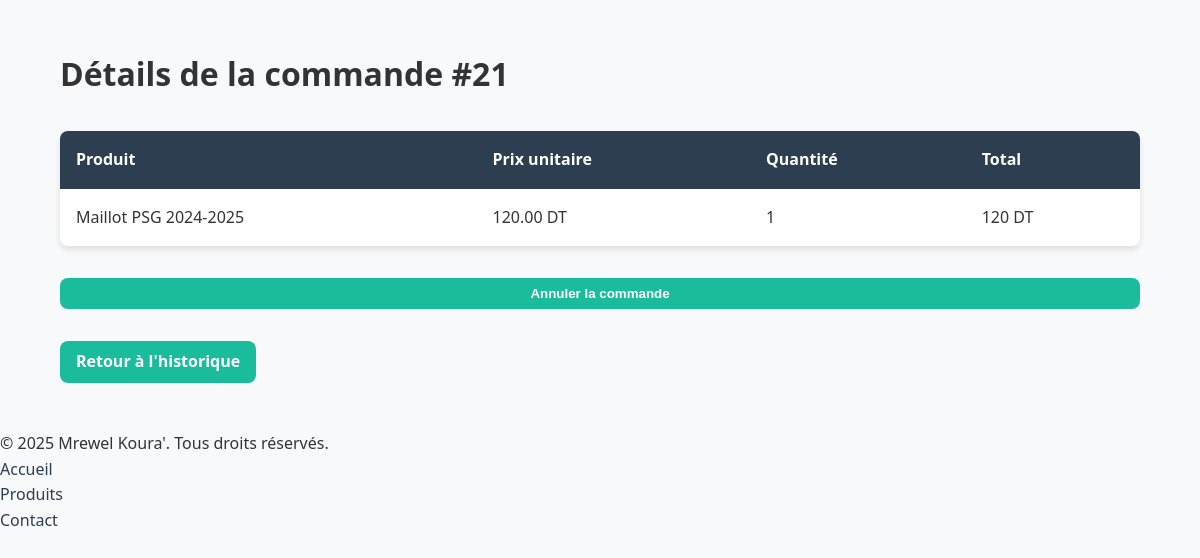
/details_commande.php?id=21 (signed in), run on the app's committed database.
### tables this page shows
CREATE TABLE `details_commande` (
  `id` int(11) NOT NULL,
  `id_commande` int(11) NOT NULL,
  `id_produit` int(11) NOT NULL,
  `quantite` int(11) NOT NULL,
  `prix_unitaire` decimal(10,2) NOT NULL
);

CREATE TABLE `produits` (
  `id` int(11) NOT NULL,
  `nom` varchar(100) NOT NULL,
  `description` text NOT NULL,
  `prix` decimal(10,2) NOT NULL,
  `image` varchar(255) NOT NULL,
  `stock` int(11) NOT NULL,
  `equipe` varchar(50) NOT NULL,
  `taille` varchar(10) NOT NULL,
  `saison` varchar(20) NOT NULL,
  `ligue` varchar(50) NOT NULL,
  `couleur` varchar(50) DEFAULT NULL,
  `type_maillot` varchar(50) DEFAULT NULL,
  `date_ajout` datetime DEFAULT current_timestamp()
);

### details_commande.php (the view, shortened to what this page needs)
<?php
include 'includes/config.php';
$commande_id = intval($_GET['id']);
$utilisateur_id = $_SESSION['utilisateur_id'];
$sql = "SELECT id, statut FROM commandes WHERE id = :commande_id AND id_utilisateur = :utilisateur_id";
$stmt = $pdo->prepare($sql);
$stmt->execute(['commande_id' => $commande_id, 'utilisateur_id' => $utilisateur_id]);
$commande = $stmt->fetch();
$sql = "SELECT produits.nom, produits.prix, details_commande.quantite
        FROM details_commande
        INNER JOIN produits ON details_commande.id_produit = produits.id
        WHERE details_commande.id_commande = :commande_id";
$stmt = $pdo->prepare($sql);
$stmt->execute(['commande_id' => $commande_id]);
$details_commande = $stmt->fetchAll();
$statut = strtolower(trim($commande['statut']));
?>
<!DOCTYPE html>
<html lang="fr">
<head>
    <link rel="stylesheet" href="assets/css/style.css">
</head>
<body>
    <main>
        <h1>Détails de la commande #<?= $commande_id ?></h1>
        <?php if (empty($details_commande)) : ?>
            <p>Aucun détail trouvé pour cette commande.</p>
        <?php else : ?>
            <table>
                <thead>
                    <tr>
                        <th>Produit</th>
                        <th>Prix unitaire</th>
                        <th>Quantité</th>
                        <th>Total</th>
                    </tr>
                </thead>
                <tbody>
                    <?php foreach ($details_commande as $detail) : ?>
                        <tr>
                            <td><?= $detail['nom'] ?></td>
                            <td><?= $detail['prix'] ?> DT</td>
                            <td><?= $detail['quantite'] ?></td>
                            <td><?= $detail['prix'] * $detail['quantite'] ?> DT</td>
                        </tr>
                    <?php endforeach; ?>
                </tbody>
            </table>
        <?php endif; ?>
        <?php if ($statut === 'en cours de traitement') : ?>
            <form action="annuler_commande.php" method="POST" style="margin-top: 20px;">
                <button type="submit" class="btn btn-danger">Annuler la commande</button>
            </form>
        <?php else : ?>
            <p>Statut de la commande : <?= ucfirst($statut) ?></p>
        <?php endif; ?>
        <a href="historique_achats.php" class="btn">Retour à l'historique</a>
    </main>
    <?php include 'includes/footer.php'; ?>
</body>
</html>

### assets/css/style.css (style rules this page uses)
:root { --primary: #2c3e50; --secondary: #1abc9c; --accent: #e74c3c; --light: #f8f9fa; --dark: #2c3e50; --text: #333; --white: #ffffff; --shadow: 0 4px 6px rgba(0, 0, 0, 0.1); --space-xs: 0.5rem; --space-sm: 1rem; --space-md: 2rem; --space-lg: 3rem; --font-base: 'Segoe UI', system-ui, sans-serif; --font-heading: 'Montserrat', sans-serif; --line-height: 1.6; }
*, *::before, *::after { box-sizing: border-box; margin: 0; padding: 0; }
html { scroll-behavior: smooth; }
body { font-family: var(--font-base); color: var(--text); line-height: var(--line-height); background-color: var(--light); }
main { padding: var(--space-lg) 5%; animation: fadeIn 0.5s ease; }
a { color: var(--primary); text-decoration: none; transition: color 0.3s ease; }
table { width: 100%; border-collapse: collapse; margin: var(--space-md) 0; background: var(--white); box-shadow: var(--shadow); border-radius: 0.5rem; overflow: hidden; }
table th, table td { padding: var(--space-sm); text-align: left; }
table th { background: var(--primary); color: var(--white); font-weight: bold; }
.btn { background: var(--secondary); padding: 0.5rem 1rem; border: none; border-radius: 0.5rem; color: var(--white); font-weight: bold; cursor: pointer; transition: all 0.3s ease; text-decoration: none; display: inline-block; }
form { margin-bottom: var(--space-md); display: flex; flex-direction: column; gap: var(--space-sm); }

### data on the page
details_commande: id_produit.nom "Maillot PSG 2024-2025", id_produit.prix "120.00", quantite "1", $detail['prix'] * $detail['quantite'] "120"

### other printed values
$commande_id "21"
